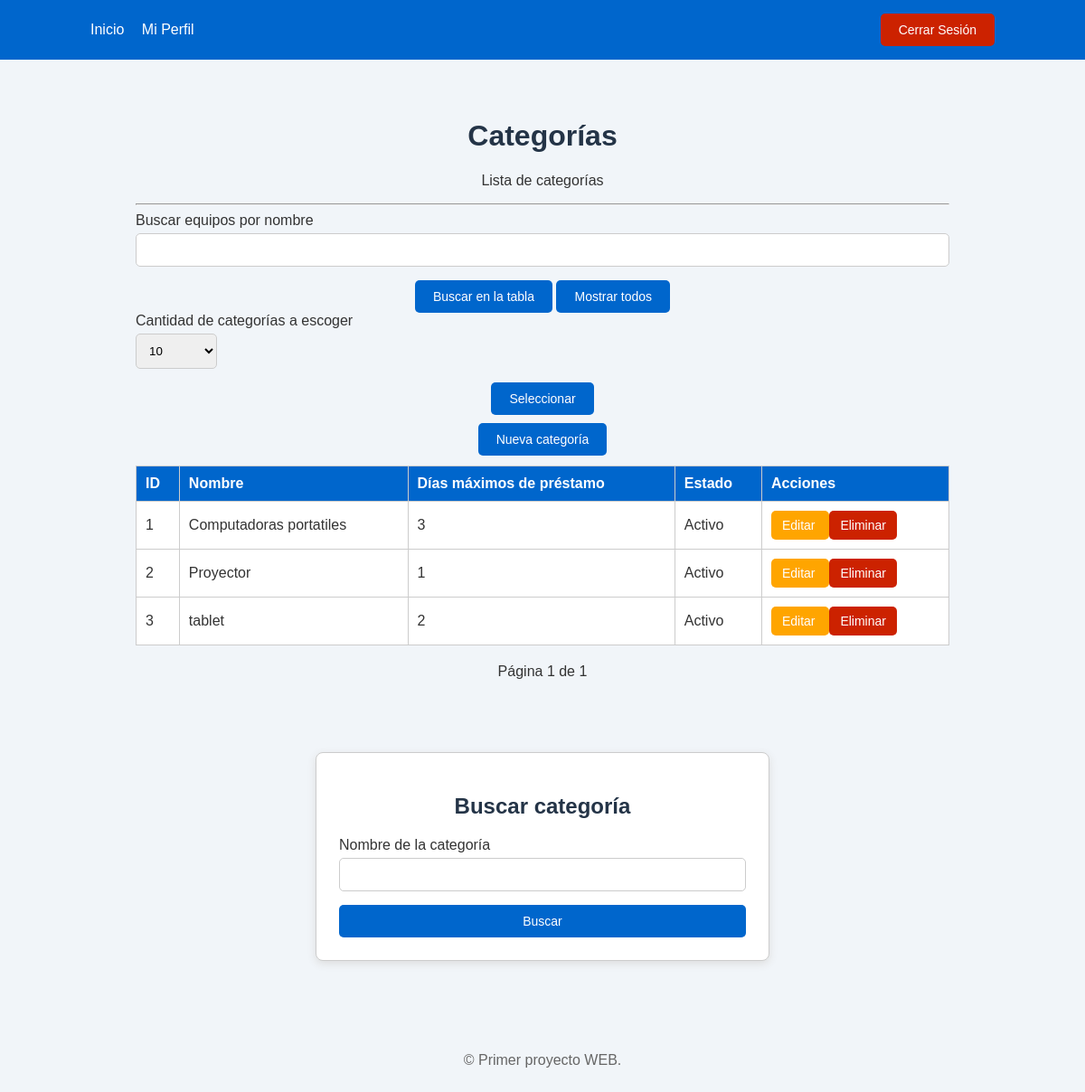
Screenshot of /actions/act_buscar_categoria.php (signed in) with the database file from the repository.
### tables this page shows
create table categorias(
    id int primary key auto_increment,
    nombre varchar(50) not null unique,
    dias_max_prestamo int not null
);

### public/actions/act_buscar_categoria.php (called while the page is built, shortened)
<?php
require_once __DIR__ . '/../../config/conexion.php';
require_once __DIR__ . '/../../includes/buscar_categorias.php';
require_once __DIR__ . '/../../includes/cookies.php';
    $filtro = $_GET['filtro'] ?? '';
    $filtro = trim($filtro);
    $filtro = substr($filtro, 0, 100);
    $pagina = $_GET['pagina'] ?? '1';
    if (!is_string($pagina) || !ctype_digit($pagina) || (int)$pagina < 1) {
        $pagina = 1;
    } else {
        $pagina = (int)$pagina;
    }
    $limite = obtenerCantidadCategorias();
    $totalCategorias = ContarCategorias($conn, $filtro);
    $totalPaginas = max(1, (int)ceil($totalCategorias / $limite));
    $offset = ($pagina - 1) * $limite;
    $Categorias = getCategorias($conn, $limite, $offset, $filtro);
require __DIR__ . '/../pages/view_categorias.php';

### includes/cookies.php (called while the page is built, shortened)
<?php
    function obtenerCantidadCategorias()
    {
        $cantidad = $_COOKIE['cantidad_categorias'] ?? null;
        if (!is_string($cantidad) || !ctype_digit($cantidad)) {
            return 10;
        }
        $cantidad = (int)$cantidad;
        return $cantidad;
    }

### includes/buscar_categorias.php (called while the page is built, shortened)
<?php
function getCategorias(PDO $conn, int $limite, int $offset, string $filtro = '')
{
    $consulta = $conn->prepare(
            'SELECT id, nombre, dias_max_prestamo, active FROM categorias
            WHERE active = true AND nombre LIKE :filtro
            ORDER BY id LIMIT :limite OFFSET :offset'
        );
        $consulta->bindValue(':filtro', '%' . $filtro . '%');
        $consulta->bindValue(':limite', $limite, PDO::PARAM_INT);
        $consulta->bindValue(':offset', $offset, PDO::PARAM_INT);
        $consulta->execute();
        return $consulta->fetchAll(PDO::FETCH_ASSOC);
}
    function ContarCategorias(PDO $conn, string $filtro = '')
    {
        $consulta = $conn->prepare('SELECT COUNT(*) FROM categorias WHERE active = true AND nombre LIKE :filtro');
        $consulta->bindValue(':filtro', '%' . $filtro . '%');
        $consulta->execute();
        return (int)$consulta->fetchColumn();
    }

### public/pages/view_categorias.php (the view, shortened to what this page needs)
<?php
 require_once __DIR__ . '/../../config/conexion.php';
    require_once __DIR__ . '/../../includes/buscar_categorias.php';
    require_once __DIR__ . '/../../includes/cookies.php';
?>
<?php require_once 'common/header.php'; ?>
<body>
    <?php
        require_once __DIR__ . '/common/navbar.php';
    ?>
    <div class="contenedor">
        <h1>Categorías</h1>
        <p>Lista de categorías</p>
        <hr>
        <form action="/actions/act_buscar_categoria.php" method="GET">
            <div class="grupo-formulario">
                <label for="filtro">Buscar equipos por nombre</label>
                <input type="text" id="filtro" name="filtro"
                    value="<?= htmlspecialchars($filtro, ENT_QUOTES, 'UTF-8') ?>">
            </div>
            <button type="submit" class="boton">Buscar en la tabla</button>
            <a href="/actions/act_buscar_categoria.php" class="boton">Mostrar todos</a>
        </form>
            <form action="/actions/act_buscar_categoria.php" method="GET">
            <div class="grupo-formulario">
                <label for="cantidad_categorias">Cantidad de categorías a escoger</label>
                <select name="cantidad_categorias" id="cantidad_categorias" style="width: 90px;">
                    <?php foreach (cantidadespermitidas as $opcion): ?>
                    <option value="<?= (int)$opcion ?>" <?= (int)$limite === (int)$opcion ? 'selected' : '' ?>>
                        <?= (int)$opcion ?>
                    </option>
                    <?php endforeach; ?>
                </select>
            </div>
            <button type="submit" class="boton">
                Seleccionar
            </button>
        </form>
        <br>
        <a href="/actions/act_buscar_categoria.php?nuevo=1" class="boton">
            Nueva categoría
        </a>
        <table class="tabla">
            <thead>
                <tr>
                    <th>ID</th>
                    <th>Nombre</th>
                    <th>Días máximos de préstamo</th>
                    <th>Estado</th>
                    <th>Acciones</th>
                </tr>
            </thead>
            <tbody>
                <?php foreach ($Categorias as $categoria): ?>
                <tr>
                    <td><?php echo (int)$categoria['id']; ?></td>
                    <td>
                        <?php echo htmlspecialchars($categoria['nombre']); ?>
                    </td>
                    <td>
                        <?php echo (int)$categoria['dias_max_prestamo']; ?>
                    </td>
                    <td>
                        <?php
                                if ((int)$categoria['active'] === 1) {
                                    echo 'Activo';
                                } else {
                                    echo 'Inactivo';
                                }
                            ?>
                    </td>
                    <td>
                        <a href="/actions/act_buscar_categoria.php?buscar_categoria=<?php echo urlencode($categoria['nombre']); ?>"
                            class="boton boton-editar">
                            Editar
                        </a>
                        <form action="/actions/act_categoria.php" method="POST"
                            onsubmit="return confirm('Desea eliminar la categoria puede producir un desastre en la base de datos')">
                            <button type="submit" class="boton boton-eliminar">
                                Eliminar
                            </button>
                        </form>
                    </td>
                </tr>
                <?php endforeach; ?>
            </tbody>
        </table>
        <div class="paginacion">
            <span>
                Página <?= $pagina ?> de <?= $totalPaginas ?>
            </span>
        </div>
    </div>
    <div class="contenedor">
        <div class="tarjeta">
            <h2>Buscar categoría</h2>
            <form action="/actions/act_buscar_categoria.php" method="GET">
                <div class="grupo-formulario">
                    <label for="buscar_categoria">Nombre de la categoría</label>
                    <input type="text" id="buscar_categoria" name="buscar_categoria" required>
                </div>
                <button type="submit" class="boton boton-completo">
                    Buscar
                </button>
            </form>
        </div>
    </div>
    <?php require_once 'common/footer.php'; ?>

### public/pages/common/header.php (shortened to what this page needs)
<!DOCTYPE html>
<html lang="en">
<head>
 <link rel="stylesheet" href="/css/estilos.css">
</head>

### public/pages/common/navbar.php
<nav class="menu">
    <div class="menu-contenido">
        <div>
            <a href="/pages/home.php">Inicio</a>
            <a href="/pages/home.php">Mi Perfil</a>
        </div>
        <form action="/actions/logout.php" method="POST">
            <button class="boton boton-eliminar" type="submit">
                Cerrar Sesión
            </button>
        </form>
    </div>
</nav>

### public/pages/common/footer.php
<footer class="pie-pagina">
    <p>&copy; Primer proyecto WEB.</p>
</footer>
</body>
</html>

### public/css/header.css (style rules this page uses)
.menu { background-color: #0066cc; padding: 15px; }
.menu-contenido { max-width: 1000px; margin: auto; display: flex; align-items: center; justify-content: space-between; gap: 15px; flex-wrap: wrap; }
.menu a { color: white; margin-right: 15px; text-decoration: none; }

### public/css/footer.css (style rules this page uses)
.pie-pagina { text-align: center; padding: 20px; color: #666; margin-top: 30px; }

### public/css/body.css (style rules this page uses)
body { font-family: Arial, sans-serif; background-color: #f1f5f9; color: #333; margin: 0; }
h1, h2, h3 { color: #243447; }
.contenedor { max-width: 900px; margin: 30px auto; padding: 15px; text-align: center; }
.tarjeta { max-width: 450px; margin: 20px auto; padding: 25px; background-color: white; border: 1px solid #ccc; border-radius: 8px; box-shadow: 0 3px 10px #ddd; text-align: left; }
.tarjeta h2 { text-align: center; }
a { color: #0066cc; text-decoration: none; }
.tabla { width: 100%; border-collapse: collapse; background-color: white; margin-top: 20px; }
.tabla th, .tabla td { border: 1px solid #ccc; padding: 10px; text-align: left; }
.tabla th { background-color: #0066cc; color: white; }
.paginacion { display: flex; justify-content: center; align-items: center; gap: 15px; margin-top: 20px; }

### public/css/formularios.css (style rules this page uses)
.grupo-formulario { margin-bottom: 15px; text-align: left; }
.grupo-formulario label { display: block; margin-bottom: 5px; }
.grupo-formulario input, .grupo-formulario select, .grupo-formulario textarea { width: 100%; padding: 10px; border: 1px solid #ccc; border-radius: 5px; box-sizing: border-box; }
.boton { background-color: #0066cc; color: white; padding: 10px 20px; border: none; border-radius: 5px; cursor: pointer; font-size: 14px; }
.boton-completo { width: 100%; }
.boton-eliminar { background-color: #cc2200; color: white; padding: 10px 20px; border: none; border-radius: 5px; cursor: pointer; font-size: 14px; }
.boton-editar { background-color: orange; }
.tabla form { display: inline; }
.tabla .boton { padding: 8px 12px; }

### rows the page displays
categorias: id "1", nombre "Computadoras portatiles", dias_max_prestamo "3", active "Activo"
categorias: id "2", nombre "Proyector", dias_max_prestamo "1", active "Activo"
categorias: id "3", nombre "tablet", dias_max_prestamo "2", active "Activo"

### other values shown
$pagina "1"
$totalPaginas "1"
form field cantidad_categorias "10"
